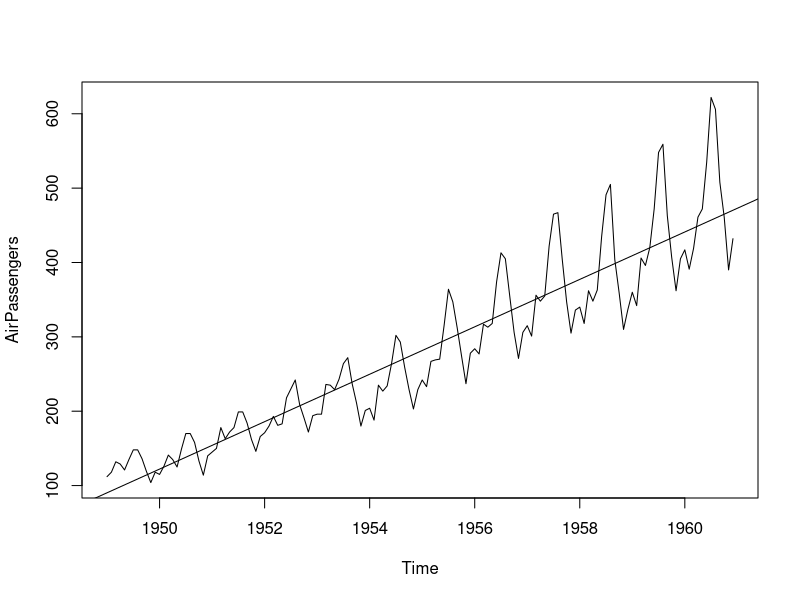
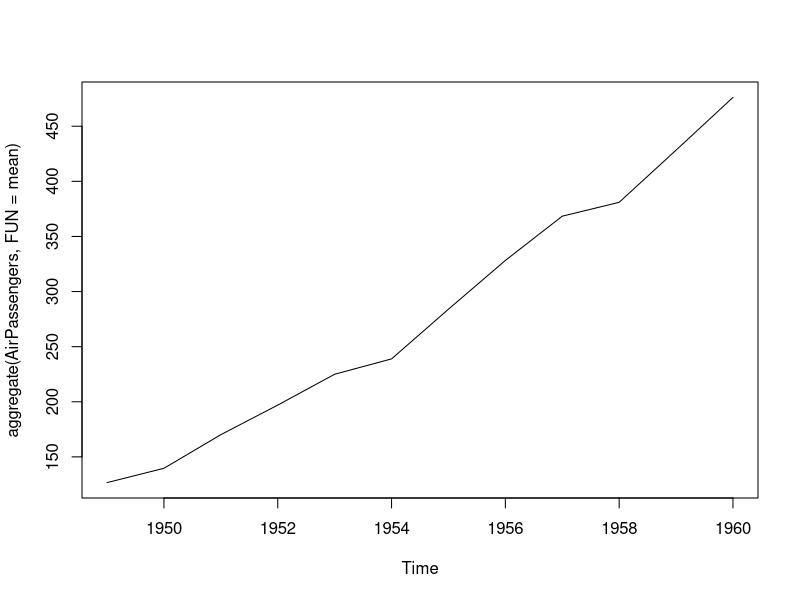
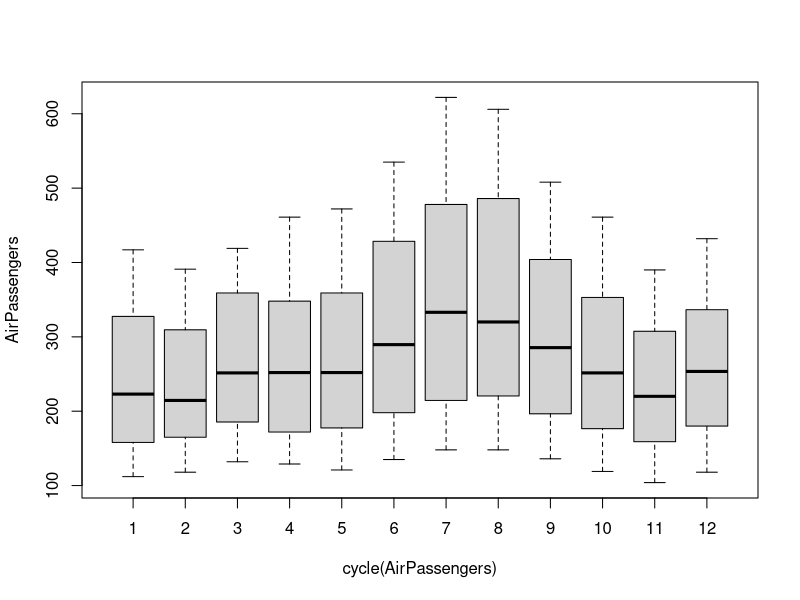
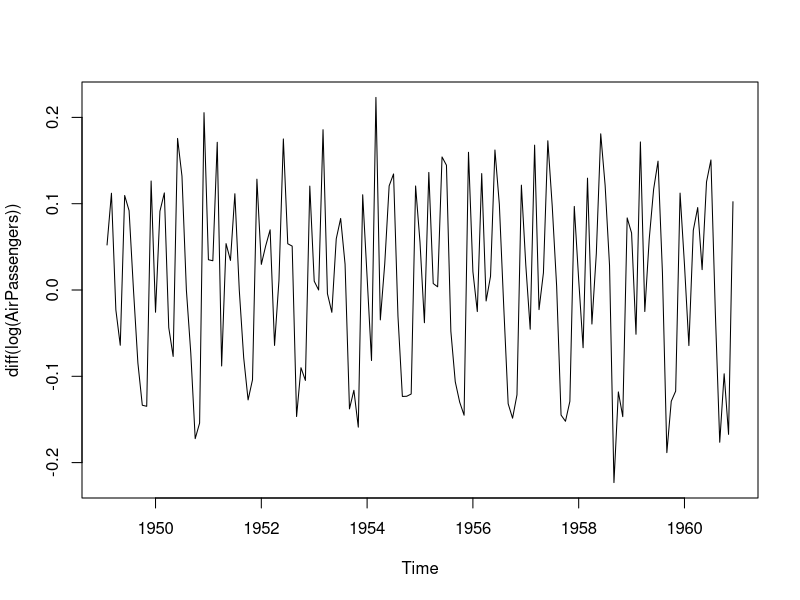
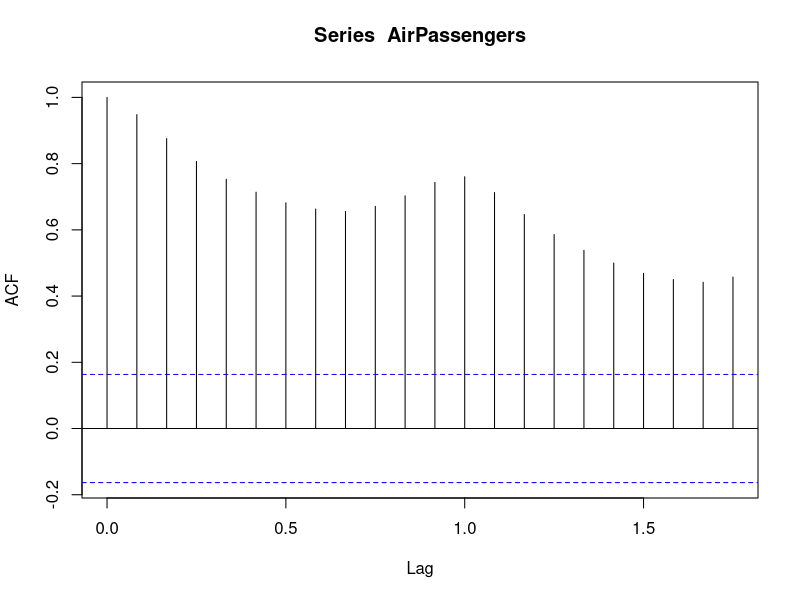
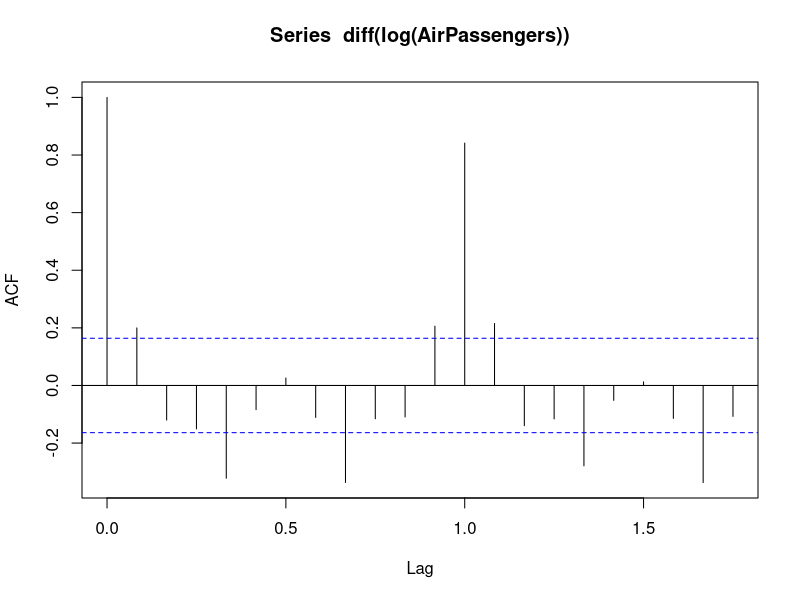
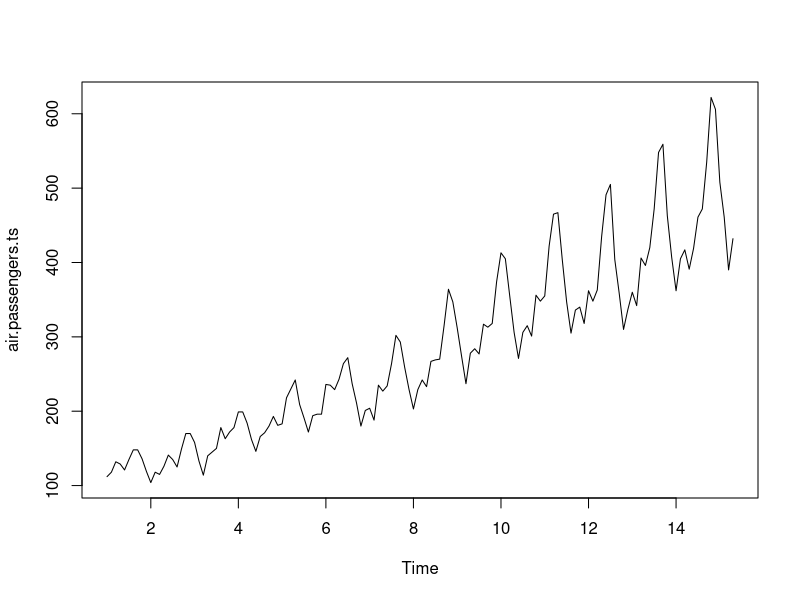
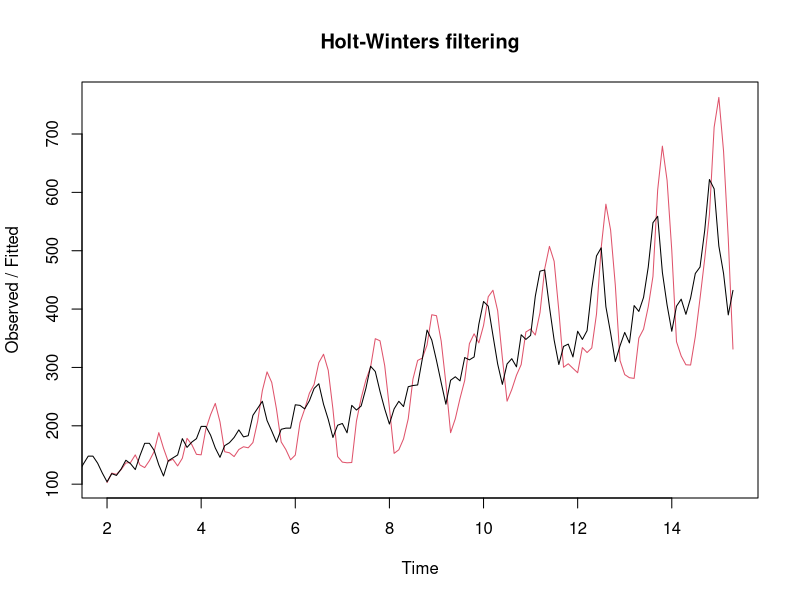

The R source for these figures, in order:
## ---- chunk 1

#Assignement Explaination as follows:

#This assignement dives in assessment of monthly time series data for Airline Passenger. This assessment will give you insight for trend and seasonality using ACF and Boxplot. Data has been smoothened using Holtwinter method. The model created would help forcasting data points.

#It shows data series in a time series format
data("AirPassengers")
class(AirPassengers)

#Start of the time series
start(AirPassengers)

#end of the time series
end(AirPassengers)

#Cycle of 12 months in a year
frequency(AirPassengers)

#the number of passengers are distributed across the spectrum
summary(AirPassengers)

#plot for time series
plot(AirPassengers)

#this will fit in a line
abline(reg=lm(AirPassengers~time(AirPassengers)))

#this will print cycle across years
cycle(AirPassengers)

#this will aggregate the cycles and display a year on year trend
plot(aggregate(AirPassengers, FUN = mean))

#Box plot will give us sense of seasonal effect. In the month of August, there were highest number of passenger
boxplot(AirPassengers~cycle(AirPassengers))

#We need to make the series stationary in order to do time series analysis. Log function will help us do that.
plot(diff(log(AirPassengers)))

library(tseries)

#We perform the ADF test of the logarithmically, difference time series and see if the data is now stationary.
adf.test(diff(log(AirPassengers)))

#Following is the ACF plot for the data. This may also be be used to find factors for ARMA model
acf(AirPassengers)
acf(diff(log(AirPassengers)))

#Holt-Winters forecasting is a way to model and predict the behavior of a sequence of values over time—a time series.

air.passengers.ts <- ts(AirPassengers, start=1, frequency=10)

air.passengers.hw1 <- HoltWinters(air.passengers.ts, alpha = 0.5,beta = 0.5, gamma = 0.55)

air.passenger.p <- predict(air.passengers.hw1, n.head=10)

plot(air.passengers.ts)

plot(air.passengers.hw1)

ts.plot(air.passengers.ts, air.passenger.p)

         
         




